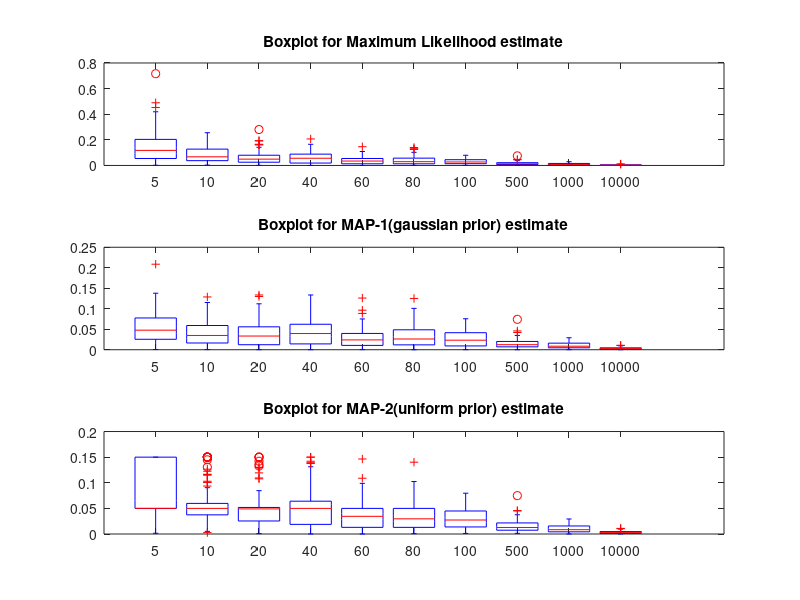

Write the MATLAB code that produced this figure.
%Data sample
mu = 10;
sigma = 4;
DataSize = [ 5, 10, 20, 40, 60, 80, 100, 500, 1000, 10000];

%prior for the mean
mu1 = 10.5;
sigma1 = 1;

figure;
hold;
xlim([1 10000])

for i=1:10
    
N=DataSize(i);    
Data = ((randn(DataSize(i),100)*sigma)+mu);
%ML estimate
muML = mean(Data);

%MAP estimates
MAP1 = (mu1*(sigma^2/N) + muML*sigma1^2)/((sigma^2/N)+sigma1^2);
MAP2 = muML;
for index=1:100
    if muML(index) < 9.5
			MAP2(index) = 9.5;
		elseif muML(index) > 11.5
			MAP2(index) = 11.5;
    end
end
    
err1(i,:) = (abs(muML-mu))/mu;
err2(i,:) = (abs(MAP1-mu))/mu;
err3(i,:) = (abs(MAP2-mu))/mu;

end


subplot(3,1,1);
boxplot(err1');
title('Boxplot for Maximum Likelihood estimate');
set(gca (), "xtick", [1 2 3 4 5 6 7 8 9 10], "xticklabel", {"5", "10", "20", "40", "60", "80", "100","500", "1000", "10000"})

subplot(3,1,2);
boxplot(err2');
title('Boxplot for MAP-1(gaussian prior) estimate');
set(gca (), "xtick", [1 2 3 4 5 6 7 8 9 10], "xticklabel", {"5", "10", "20", "40", "60", "80", "100","500", "1000", "10000"})

subplot(3,1,3);
boxplot(err3');
title('Boxplot for MAP-2(uniform prior) estimate');
set(gca (), "xtick", [1 2 3 4 5 6 7 8 9 10], "xticklabel", {"5", "10", "20", "40", "60", "80", "100","500", "1000", "10000"})

